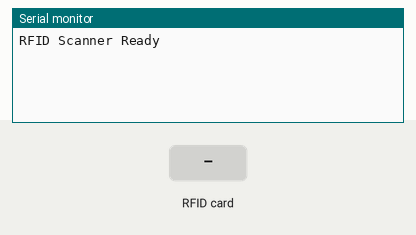
Simulated run of this sketch. Board: Arduino Uno, built with avr-gcc and run on an emulated ATmega328P. Shown: the last lines printed to the serial monitor. The inputs (shaded band) are chosen by the test bench.

Above: at 1.2 s.
1.3 s: RFID card 33 FC EB F6 held to the reader
At 2.5 s:
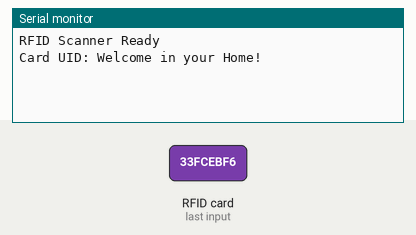
2.8 s: RFID card 5E 7A 19 C4 held to the reader
At 4.0 s:
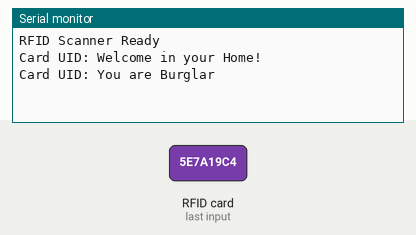

The sketch:

test_PIR.ino
```cpp
#include <SPI.h>
#include <MFRC522.h>

#define SS_PIN 10  // SDA pin
#define RST_PIN 9  // Reset pin

MFRC522 rfid(SS_PIN, RST_PIN); // Create MFRC522 instance

void setup() {
    Serial.begin(9600);
    SPI.begin(); // Init SPI bus
    rfid.PCD_Init(); // Init MFRC522 module
    Serial.println("RFID Scanner Ready");
}

void loop() {
    if (!rfid.PICC_IsNewCardPresent()) {
        return;
    }
    if (!rfid.PICC_ReadCardSerial()) {
        return;
    }
    Serial.print("Card UID: ");
    String uidString = "";
    for (byte i = 0; i < rfid.uid.size; i++) {
//        Serial.print(rfid.uid.uidByte[i] < 0x10 ? " 0" : " ");
//        Serial.print(rfid.uid.uidByte[i], HEX);
        uidString += String(rfid.uid.uidByte[i], HEX);
        if (i < rfid.uid.size - 1) {
            uidString += " ";
        }
    }
//    Serial.println();

    if (uidString.equalsIgnoreCase("33 FC EB F6"))
    {
        Serial.println("Welcome in your Home!");
    }
    else {
        Serial.println("You are Burglar");
    }

    rfid.PICC_HaltA(); // Stop reading
}
```

Measured:
- after the input at 1.3 s, the serial monitor: prints a new line at once (image 1)
- after the input at 2.8 s, the serial monitor: prints a new line at once (image 2)
